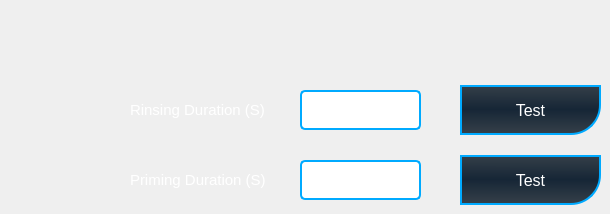
    <widget class="QWidget" name="page_14">
     <widget class="QToolButton" name="toolButton_23">
      <property name="geometry">
       <rect>
        <x>460</x>
        <y>155</y>
        <width>141</width>
        <height>50</height>
       </rect>
      </property>
      <property name="font">
       <font>
        <pointsize>12</pointsize>
       </font>
      </property>
      <property name="styleSheet">
       <string notr="true">QToolButton {
background-color:qlineargradient(spread:reflect, x1:0.535816, y1:0.489, x2:0.53051, y2:1, stop:0 rgba(22, 38, 54,255), stop:1 rgba(55,65,74,255));
color:rgb(255, 255, 255);
border: 2px solid rgb(0, 170, 255);
border-bottom-right-radius :30px;
/*border-top-left-radius :30px;*/
/*border-radius: 10px;*/
}
QToolButton:pressed{
background-color:rgb(0, 170, 255)
}

</string>
      </property>
      <property name="text">
       <string>Test</string>
      </property>
     </widget>
     <widget class="QLineEdit" name="lineEdit_11">
      <property name="geometry">
       <rect>
        <x>300</x>
        <y>160</y>
        <width>121</width>
        <height>40</height>
       </rect>
      </property>
      <property name="styleSheet">
       <string notr="true">
color:rgb(255, 255, 255);
border: 2px solid rgb(0, 170, 255);
border-radius :5px;</string>
      </property>
     </widget>
     <widget class="QPushButton" name="pushButton_13">
      <property name="geometry">
       <rect>
        <x>310</x>
        <y>160</y>
        <width>101</width>
        <height>35</height>
       </rect>
      </property>
      <property name="styleSheet">
       <string notr="true">background:qlineargradient(spread:pad, x1:0, y1:0, x2:1, y2:0, stop:0 rgba(0, 0, 0, 0), stop:1 rgba(0,0,0,0));
border: 0px solid rgb(0, 170, 255);</string>
      </property>
      <property name="text">
       <string/>
      </property>
     </widget>
     <widget class="QLabel" name="label_30">
      <property name="geometry">
       <rect>
        <x>130</x>
        <y>170</y>
        <width>151</width>
        <height>20</height>
       </rect>
      </property>
      <property name="font">
       <font>
        <pointsize>11</pointsize>
       </font>
      </property>
      <property name="styleSheet">
       <string notr="true">color:rgb(255, 255, 255)</string>
      </property>
      <property name="text">
       <string>Priming Duration (S)</string>
      </property>
     </widget>
     <widget class="QLabel" name="label_31">
      <property name="geometry">
       <rect>
        <x>130</x>
        <y>100</y>
        <width>151</width>
        <height>20</height>
       </rect>
      </property>
      <property name="font">
       <font>
        <pointsize>11</pointsize>
       </font>
      </property>
      <property name="styleSheet">
       <string notr="true">color:rgb(255, 255, 255)</string>
      </property>
      <property name="text">
       <string>Rinsing Duration (S)</string>
      </property>
     </widget>
     <widget class="QPushButton" name="pushButton_14">
      <property name="geometry">
       <rect>
        <x>310</x>
        <y>90</y>
        <width>101</width>
        <height>35</height>
       </rect>
      </property>
      <property name="styleSheet">
       <string notr="true">background:qlineargradient(spread:pad, x1:0, y1:0, x2:1, y2:0, stop:0 rgba(0, 0, 0, 0), stop:1 rgba(0,0,0,0));
border: 0px solid rgb(0, 170, 255);</string>
      </property>
      <property name="text">
       <string/>
      </property>
     </widget>
     <widget class="QToolButton" name="toolButton_24">
      <property name="geometry">
       <rect>
        <x>460</x>
        <y>85</y>
        <width>141</width>
        <height>50</height>
       </rect>
      </property>
      <property name="font">
       <font>
        <pointsize>12</pointsize>
       </font>
      </property>
      <property name="styleSheet">
       <string notr="true">QToolButton {
background-color:qlineargradient(spread:reflect, x1:0.535816, y1:0.489, x2:0.53051, y2:1, stop:0 rgba(22, 38, 54,255), stop:1 rgba(55,65,74,255));
color:rgb(255, 255, 255);
border: 2px solid rgb(0, 170, 255);
border-bottom-right-radius :30px;
/*border-top-left-radius :30px;*/
/*border-radius: 10px;*/
}
QToolButton:pressed{
background-color:rgb(0, 170, 255)
}

</string>
      </property>
      <property name="text">
       <string>Test</string>
      </property>
     </widget>
     <widget class="QLineEdit" name="lineEdit_12">
      <property name="geometry">
       <rect>
        <x>300</x>
        <y>90</y>
        <width>121</width>
        <height>40</height>
       </rect>
      </property>
      <property name="styleSheet">
       <string notr="true">
color:rgb(255, 255, 255);
border: 2px solid rgb(0, 170, 255);
border-radius :5px;</string>
      </property>
      <property name="text">
       <string/>
      </property>
     </widget>
     <zorder>toolButton_23</zorder>
     <zorder>lineEdit_11</zorder>
     <zorder>label_30</zorder>
     <zorder>label_31</zorder>
     <zorder>toolButton_24</zorder>
     <zorder>lineEdit_12</zorder>
     <zorder>pushButton_13</zorder>
     <zorder>pushButton_14</zorder>
    </widget>
